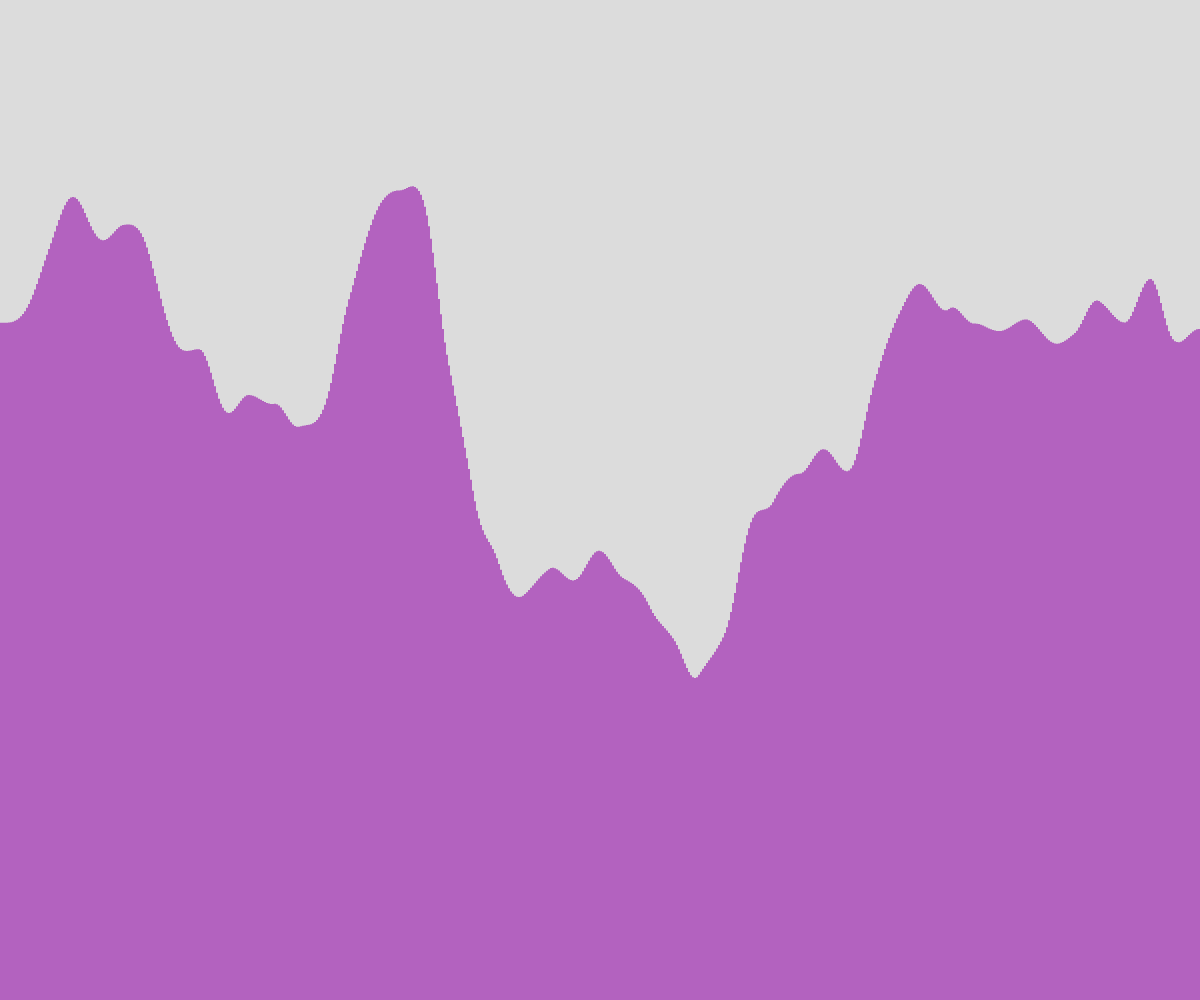
Frame 1 (no input)
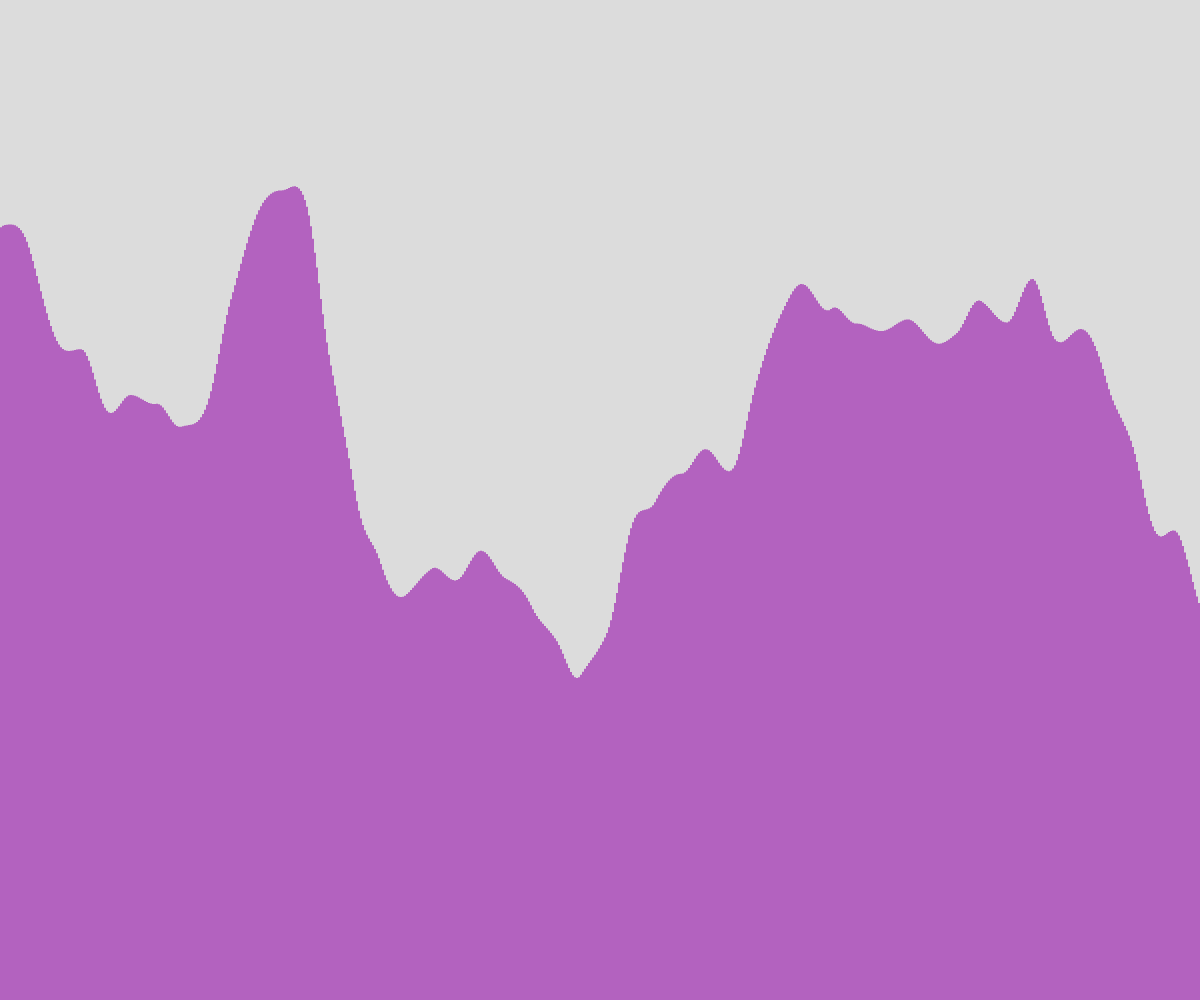
Frame 60 (no input)
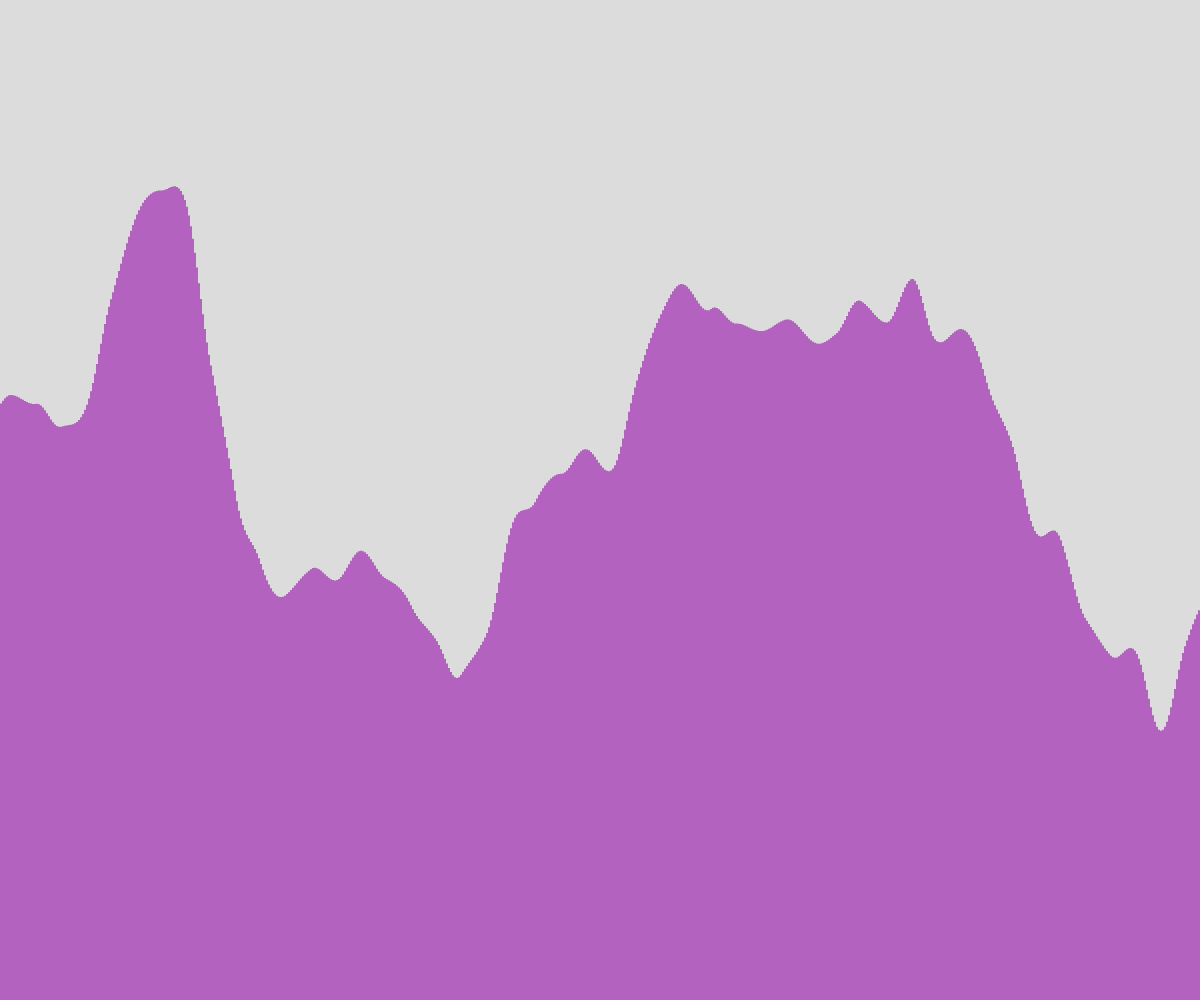
Frame 120 (the mouse pressed at the canvas centre since frame 60)

The p5.js sketch that drew these frames (run headless with seeded random() and noise() and a simulated clock; from frame 60 on, the mouse is pressed at the canvas centre):

// p5.js sketch
// ── sketch.js
// Perlin noise project 
// margarita
// sep 29
//

let rectwidth = 2;
let noiselevel = 800 ;
let seed = 0.04 ;

function setup() {
  createCanvas(windowWidth, windowHeight);
  
}

function drawFlag(){
  rectMode(CORNERS);
  fill(86, 44, 148);
  rect(bigestX, bigestY, 5, bigestDiamter);
  


}


function draw() {
  // randomSeed(seed);
  noiselevel = 800+frameCount/100 ;
  background(220);
  generateTerrain();
  
}

function generateTerrain(){
  rectMode(CORNERS);


  let bigestDiamter = Infinity;
  let bigestX = 0;
  let bigestY = 0; 
  let noiseScale = 0.01 ;
  for (i = 0 ; i< width; i+= rectwidth){

    

    let x2 = i +rectwidth;
    // let nx = noiseScale *x2;
    // let nt = noiseScale * frameCount ;
    let y2 = noise(noiselevel);
    y2 = map(y2, 0, 1 , 0, height);
    noiselevel += 0.01;


    if(y2 > bigestDiamter){
      bigestsmallestDiamter = y2;
      bigestX = i;
      bigestY = height;
      drawFlag();
      
    }

    noStroke();
    fill(179, 98, 191);
    rect(i,height, x2, y2 );
   
  }
  

  
   rectMode(CORNER);

}
